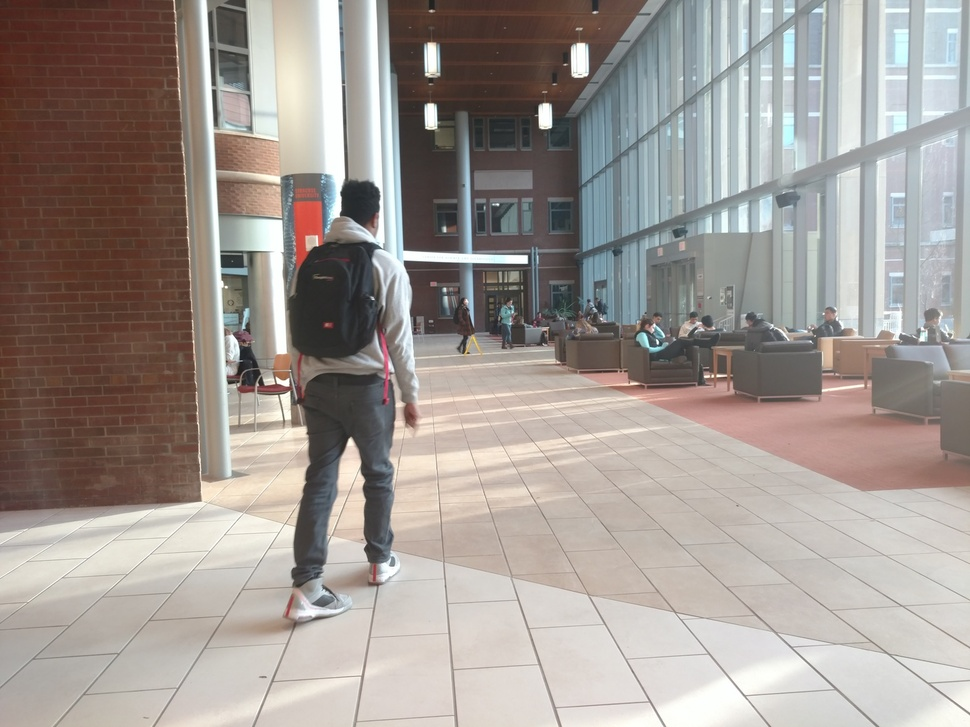
//> input picture opencv/sampleimages/iba/1small.jpg, 970 x 727 px, shrunk from 1440 x 1080 before the run, given in place of the camera
$ ./hueCount   (built with g++ and OpenCV 4)
//> lines starting //> are read from the running program, lines starting //| are printed output that depends on the picture; after the words box and inside, x2 and y2 are one past the last pixel; in counts of white or black regions, pixels touching at a corner belong together
#include <iostream>
#include <vector>
#include "opencv2/highgui/highgui.hpp"
#include "opencv2/imgproc/imgproc.hpp"

using namespace cv;
using namespace std;

#define COLOR_RANGE_SIZE 20

struct HueRange
{
    int low;
    int high;
    int count;
};

vector<HueRange> ranges;

void initializeColorRanges()
{
    int i;
    for(i = 0; (i + COLOR_RANGE_SIZE) <= 179;) {
        HueRange range = {i, i + COLOR_RANGE_SIZE, 0};
        ranges.push_back(range);
        i = i + COLOR_RANGE_SIZE;
    }
    if(i < 179) {
        HueRange range = {i, 179, 0};
        ranges.push_back(range);
    }
}

/*
    Get pixel intensities of all the pixels in the image.  In the future,
    should change this to just the center of the picture.  Have on-screen markers
    on the sides that define the region in which the person should stand, and
    from which the pixels will be measured.  This way, just the person is measured.
*/
int getActivePixelCount(Mat & image, HueRange range)
{
    int count = 0;
    int rows = 0;
    int cols = 0;
    cv::Size s = image.size();
    rows = s.height;
    cols = s.width;

    for(int r = 0; r < rows; r++) {
        for(int c = 0; c < cols; c++) {
            // columns should be limited.....

            // must double check what type of value is being returned
            unsigned char val = image.at<uchar>(r, c); // y, x
            if(val >= 200) // white-ish
            {
                count++;
            }
            //vec->push_back(image.at<uchar>(r, c));
        }
    }

    return count;
}

int iLowH = 0;
int iHighH = 179;

int iLowS = 0;
int iHighS = 255;

int iLowV = 0;
int iHighV = 255;

void setHueRangeCounts(Mat & imageHSV)
{
    for(int i = 0; i < ranges.size(); i++)
    {
        Mat imgThresholded;
        inRange(imageHSV, Scalar(ranges[i].low, iLowS, iLowV), Scalar(ranges[i].high, iHighS, iHighV), imgThresholded); //Threshold the image

        //morphological opening (remove small objects from the foreground)
        erode(imgThresholded, imgThresholded, getStructuringElement(MORPH_ELLIPSE, Size(5, 5)) );
        dilate( imgThresholded, imgThresholded, getStructuringElement(MORPH_ELLIPSE, Size(5, 5)) );

        //morphological closing (fill small holes in the foreground)
        dilate( imgThresholded, imgThresholded, getStructuringElement(MORPH_ELLIPSE, Size(5, 5)) );
        erode(imgThresholded, imgThresholded, getStructuringElement(MORPH_ELLIPSE, Size(5, 5)) );

        imshow("Thresholded Image", imgThresholded); //show the thresholded image

        ranges[i].count = getActivePixelCount(imgThresholded, ranges[i]);
    }
}

 int main( int argc, char** argv )
 {
    VideoCapture cap(0); //capture the video from web cam

    if ( !cap.isOpened() )  // if not success, exit program
    {
        cout << "Cannot open the web cam" << endl;
        return -1;
    }

    namedWindow("Control", CV_WINDOW_AUTOSIZE); //create a window called "Control"

    initializeColorRanges();

    //Create trackbars in "Control" window
    cvCreateTrackbar("LowHue", "Control", &iLowH, 179); //Hue (0 - 179)
    cvCreateTrackbar("HighHue", "Control", &iHighH, 179);

    cvCreateTrackbar("LowSat", "Control", &iLowS, 255); //Saturation (0 - 255)
    cvCreateTrackbar("HighSat", "Control", &iHighS, 255);

    // not as necessary
    //cvCreateTrackbar("LowV", "Control", &iLowV, 255); //Value (0 - 255)
    //cvCreateTrackbar("HighV", "Control", &iHighV, 255);

    namedWindow("Thresholded Image");

    while (true)
    {
        Mat imgOriginal;

        bool bSuccess = cap.read(imgOriginal); // read a new frame from video
//> imgOriginal is the input picture: 727 rows x 970 cols, CV_8UC3; mean B, G, R 147.1, 152.3, 160.2

        if (!bSuccess) //if not success, break loop
        {
            cout << "Cannot read a frame from video stream" << endl;
            break;
        }

        Mat imgHSV;

        cvtColor(imgOriginal, imgHSV, COLOR_BGR2HSV); //Convert the captured frame from BGR to HSV
//> imgHSV: 727 rows x 970 cols, CV_8UC3; mean H, S, V 37.5, 39.7, 163.9

        setHueRangeCounts(imgHSV);
//> the loop in setHueRangeCounts, `for(int i = 0; i < ranges.size(); i++)` made 9 passes
//> pass 1, in setHueRangeCounts, `inRange(imageHSV, Scalar(ranges[i].low, iLowS, iLowV), Scalar(ranges[i..`:
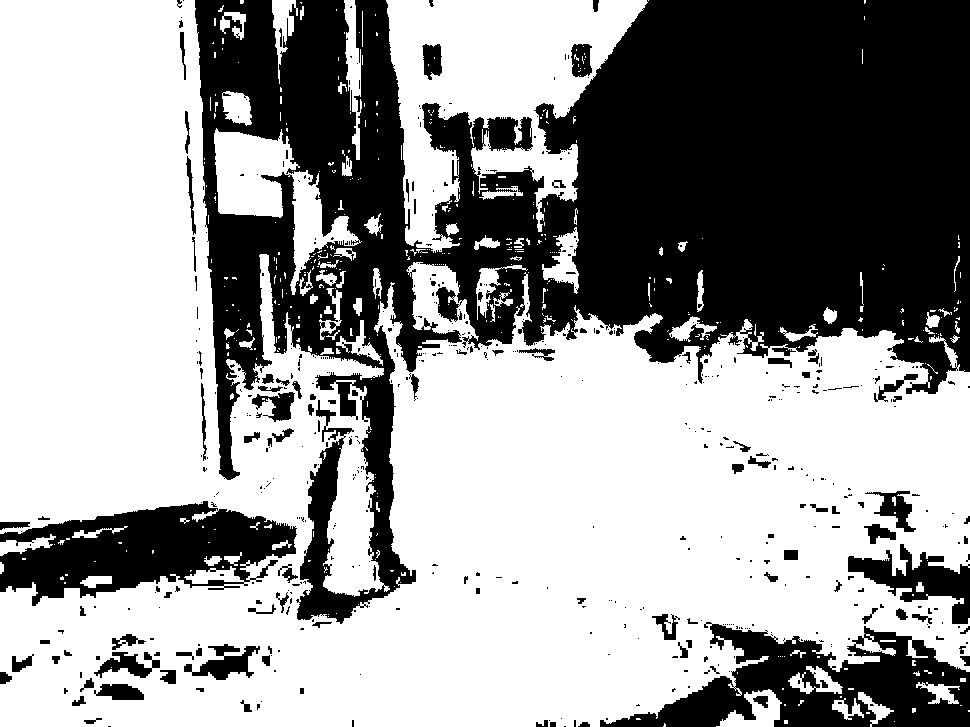
//> imgThresholded: 727 rows x 970 cols, CV_8UC1; 61% white; 544 black regions (428 under 20 px), largest, box (x1, y1, x2, y2) and area: (195, 0, 970, 624) 220172, (600, 622, 970, 727) 18704, (0, 501, 297, 606) 17551
//> pass 1, in setHueRangeCounts, `erode(imgThresholded, imgThresholded, getStructuringElement(MORPH_ELLI..`:
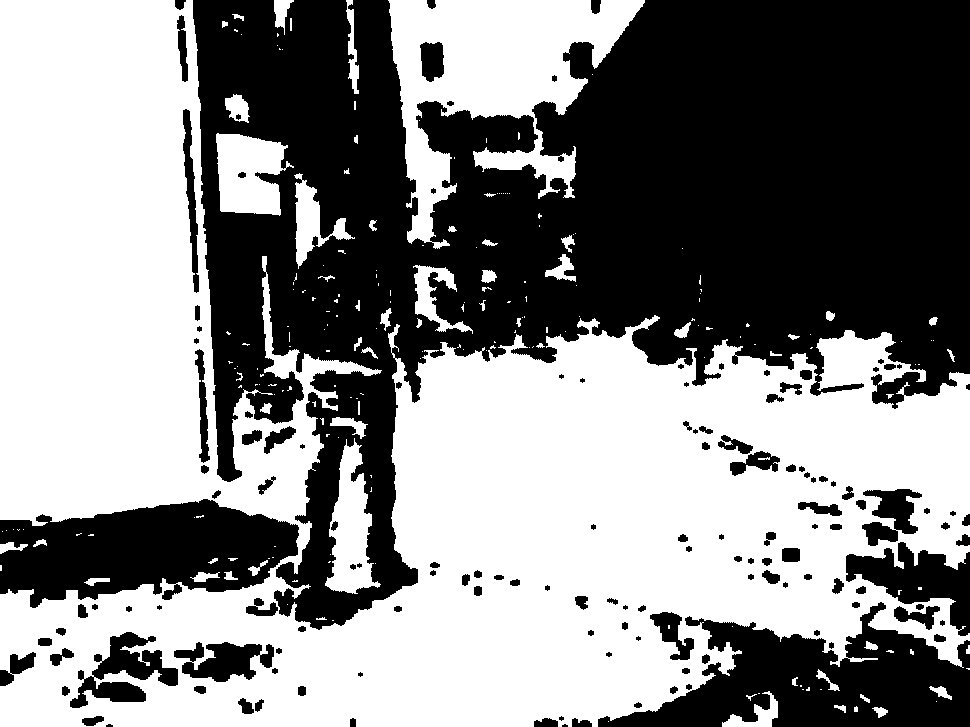
//> imgThresholded: 727 rows x 970 cols, CV_8UC1; 53.4% white; 139 black regions (14 under 20 px), largest, box (x1, y1, x2, y2) and area: (193, 0, 970, 630) 256193, (598, 602, 970, 727) 24171, (0, 499, 299, 608) 21719
//> pass 1, in setHueRangeCounts, `dilate( imgThresholded, imgThresholded, getStructuringElement(MORPH_EL..`:
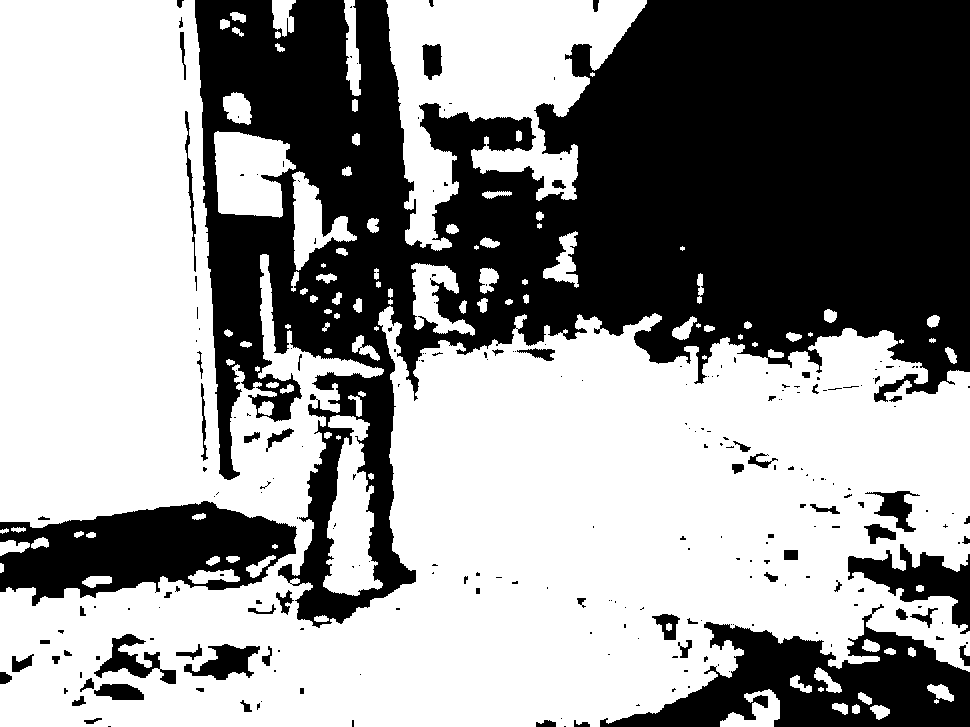
//> imgThresholded: 727 rows x 970 cols, CV_8UC1; 59% white; 247 black regions (174 under 20 px), largest, box (x1, y1, x2, y2) and area: (195, 0, 970, 628) 233814, (600, 604, 970, 727) 20714, (0, 501, 297, 606) 18837
//> pass 1, in setHueRangeCounts, `dilate( imgThresholded, imgThresholded, getStructuringElement(MORPH_EL..`:
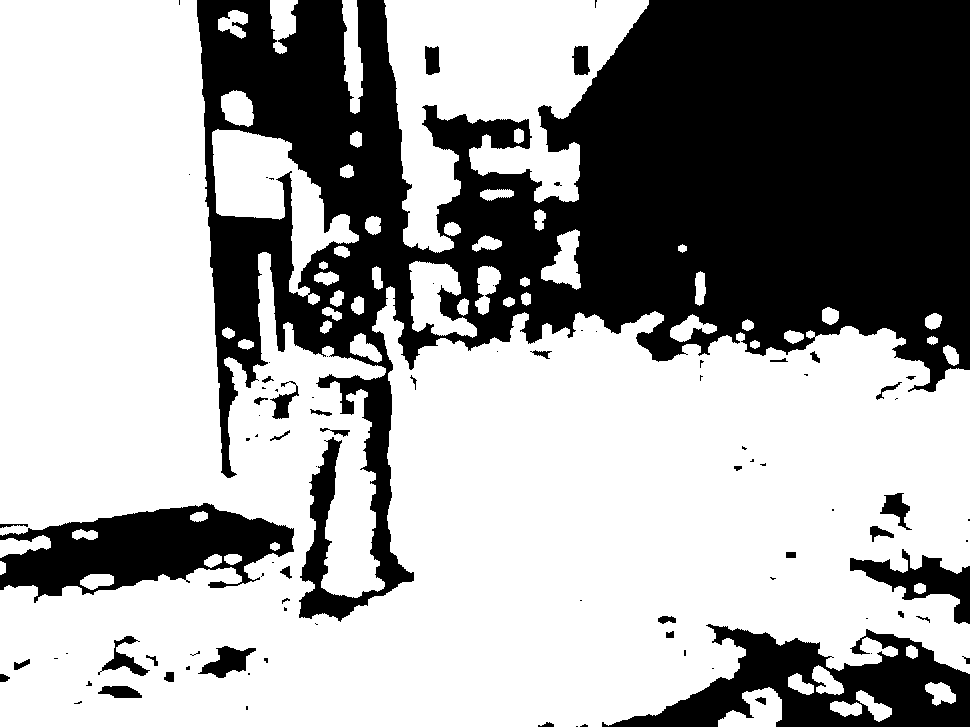
//> imgThresholded: 727 rows x 970 cols, CV_8UC1; 64% white; 90 black regions (50 under 20 px), largest, box (x1, y1, x2, y2) and area: (197, 0, 970, 622) 211450, (602, 624, 970, 727) 17484, (0, 503, 294, 603) 15964

        // [11 lines of commented-out code are left out]

        cout << "size: " << ranges.size() << endl;
        for(int i = 0; i < ranges.size(); i++) {
            cout << ranges[i].count << ", ";
        }
        cout << endl;

        //imshow("Thresholded Image", imgThresholded); //show the thresholded image
        imshow("Original", imgOriginal); //show the original image
        imshow("HSV", imgHSV);
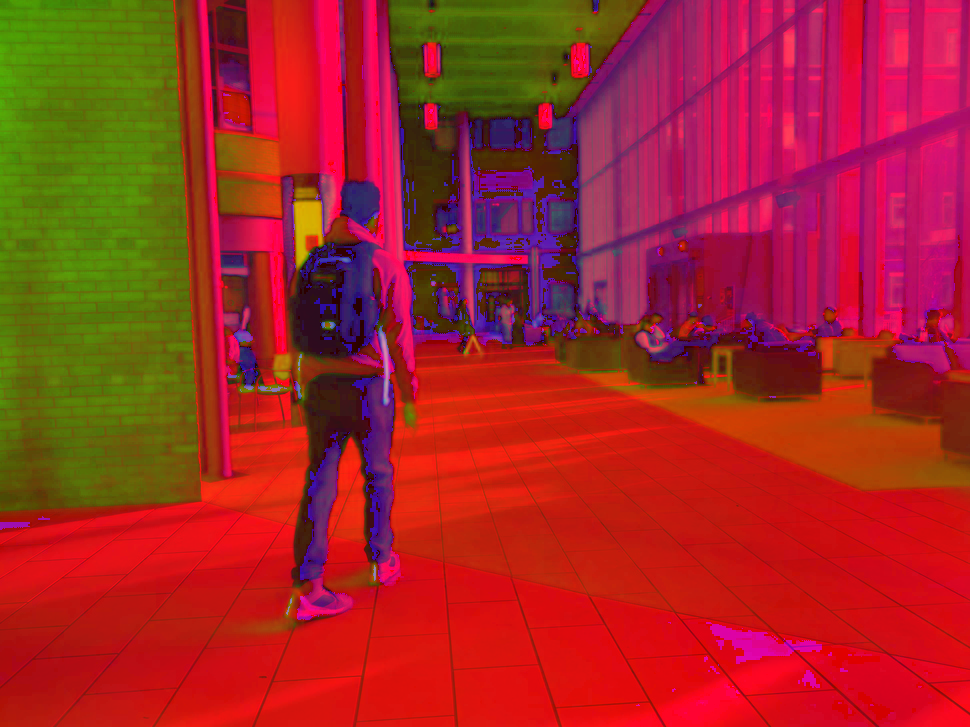
//> window 'HSV': 727 rows x 970 cols, CV_8UC3; mean B, G, R 37.5, 39.7, 163.9


        if (waitKey(30) == 27) //wait for 'esc' key press for 30ms. If 'esc' key is pressed, break loop
//> the Esc key is pressed
        {
            cout << "esc key is pressed by user" << endl;
            break;
        }
    }

   return 0;

}
